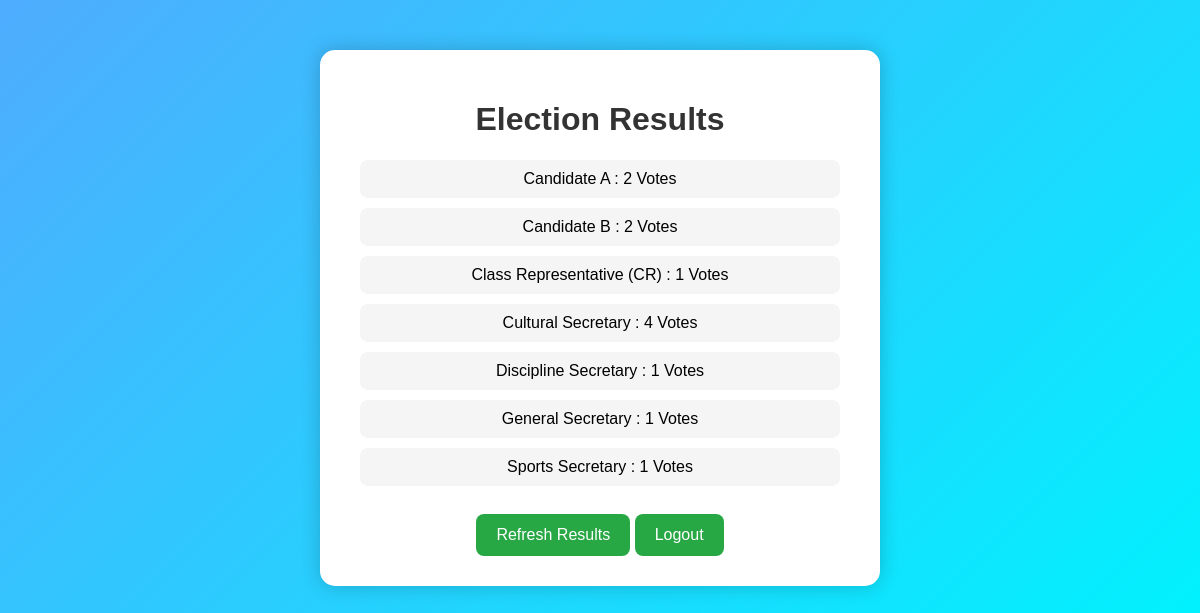
The page /result on the database its author committed.
### tables this page shows
CREATE TABLE votes(
id INTEGER PRIMARY KEY AUTOINCREMENT,
username TEXT,
candidate TEXT
);

### app.py (the view)
@app.route('/result')
def result():
    cursor.execute(
        "SELECT candidate, COUNT(*) FROM votes GROUP BY candidate"
    )
    results = cursor.fetchall()
    return render_template('result.html', results=results)

### templates/result.html (shortened to what this page needs)
<!DOCTYPE html>
<html>
<head>
<link rel="stylesheet" href="{{ url_for('static', filename='style.css') }}">
</head>
<body>
<div class="container">
<h1>Election Results</h1>
{% for row in results %}
<div class="result-card">
{{ row[0] }} : {{ row[1] }} Votes
</div>
{% endfor %}
<br>
<a class="btn" href="/result">
Refresh Results
</a>
<a class="btn" href="/">
Logout
</a>
</div>
</body>
</html>

### static/style.css (style rules this page uses)
body { margin:0; font-family:Arial,sans-serif; background:linear-gradient(135deg,#4facfe,#00f2fe); }
.container { width:500px; margin:50px auto; background:white; padding:30px; border-radius:15px; text-align:center; box-shadow:0 0 20px rgba(0,0,0,0.2); animation:fadeIn 1s; }
h1,h2 { color:#333; }
button, .btn { display:inline-block; background:#28a745; color:white; padding:12px 20px; border:none; border-radius:8px; text-decoration:none; cursor:pointer; transition:0.3s; }
.result-card { background:#f5f5f5; padding:10px; margin:10px; border-radius:8px; }

### rows shown on the page
votes: candidate "Candidate A", id "2"
votes: candidate "Class Representative (CR)", row "1"
votes: candidate "Discipline Secretary", row "1"
votes: candidate "General Secretary", row "1"
votes: candidate "Sports Secretary", row "1"

### other values the page prints
{{ row[0] }} "Candidate B" "Cultural Secretary"
{{ row[1] }} "2" "4"
